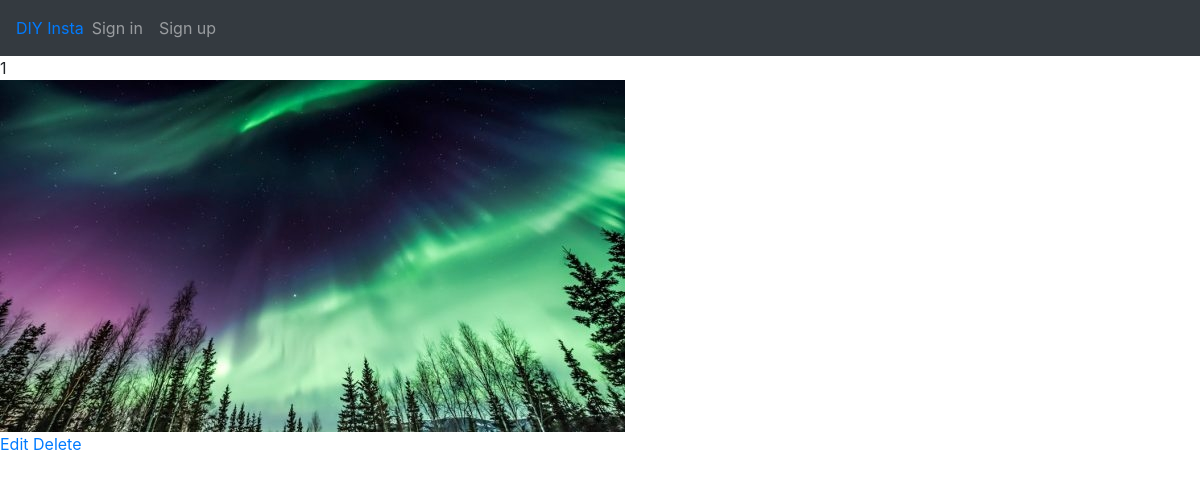
Screenshot of /instagram/posts/1/ with the database file from the repository.
### instagram/models.py (models this page shows, shortened)
class Post(models.Model):
    title = models.TextField(blank=True, null=True)
    image = ProcessedImageField(
        upload_to='static/pics/posts',
        format='JPEG',
        options={'quality': 100},
        blank=True,
        null=True,
    )
    creator = models.ForeignKey(User, on_delete=models.CASCADE, related_name='owns')

### instagram/views.py (the view)
# urls.py: path('posts/<int:pk>/', postDetailView.as_view(), name='post_detail'),
class postDetailView(DetailView):
    model = Post
    template_name = 'post_detail.html'

### templates/post_detail.html
{% extends "header.html" %}
{% block content %}
<span> {{ object.title }} </span>
<div>
    <img src = "/{{ object.image }}">
    <div>
        <a href="{% url 'edit_post' object.id %}">Edit</a>
        <a href="{% url 'delete_post' object.id %}">Delete</a>
    </div>
</div>
{% endblock content %}

### rows the page displays
Post: title "1", image (picture)
